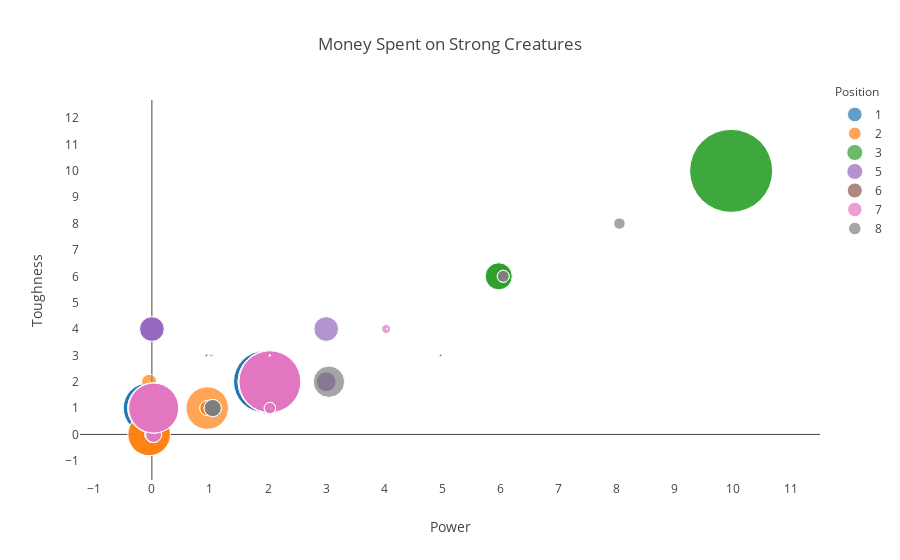

The notebook cell saved with this chart:
### Code cell
import plotly.offline as py_offline
import plotly.plotly as py

import numpy as np

data = [ 
    go.Scatter(  hoverinfo = 'text',\
                    mode='markers',\
                    x=power_decks[x.split('.')[0].split('_long')[0]+'.'+x.split('.')[1]]\
                    +np.ones_like(len(mana_decks[x.split('.')[0].split('_long')[0]+'.'+x.split('.')[1]]))*(i-4)/64,\
                    y=tough_decks[x.split('.')[0].split('_long')[0]+'.'+x.split('.')[1]],\
                    text = price_decks[x.split('.')[0].split('_long')[0]+'.'+x.split('.')[1]]*100,\
                    name = str(i+1),\
                   marker=dict(
                        size=price_decks[x.split('.')[0].split('_long')[0]+'.'+x.split('.')[1]]*100,
                    )
              ) for i,x in enumerate(sorted_decks)\
       ]
    
layout = go.Layout(
    title='Money Spent on Strong Creatures',
    xaxis=dict(
                tick0=0,
           showgrid=False, 
        dtick=1,
        title='Power'
    ),
    yaxis=dict(
           showgrid=False, 
                        tick0=0,
        dtick=1,
        title='Toughness'
    ),
    hovermode='closest',
    hoverdistance=50,

    annotations=[
        dict(
            x=1.05,
            y=1.05,
            align="right",
            valign="top",
            text='Position',
            showarrow=False,
            xref="paper",
            yref="paper",
            xanchor="center",
            yanchor="top"
        )
    ]
)

fig = go.Figure(data=data, layout = layout)

py_offline.iplot(fig)
fig = go.Figure(data=data,layout=layout)
py.iplot(fig)

### Figure 1 — Plotly figure (JSON) as saved in the notebook; plotly's stock layout.template omitted (floating-point values rounded to 4 significant figures; data arrays with more than 128 entries replaced by an {"elided": "..."} marker saying what was removed)
{"data": [{"hoverinfo": "text", "marker": {"size": {"elided": "4700 float values"}}, "mode": "markers", "name": "1", "text": {"elided": "4700 str values"}, "type": "scatter", "uid": "7cbc7f33-6cc1-4356-9ec5-d87688bb275f", "x": [1.938, 0.9375, 0.9375, 1.938, 1.938, 1.938, 0.9375, 0.9375, 0.9375, -0.0625, -0.0625, -0.0625, -0.0625, 0.9375, 0.9375, 0.9375, 0.9375, 1.938, 1.938, 1.938, 1.938, -0.0625, -0.0625, -0.0625, -0.0625, 1.938, 1.938, 1.938, 1.938, 2.938, 2.938, 2.938, 2.938, 0.9375, 0.9375, 0.9375, 0.9375, -0.0625, 1.938, 1.938, 1.938, 0.9375, 0.9375, 0.9375, 0.9375, 1.938, 0.9375], "y": [3, 3, 3, 1, 1, 1, 2, 2, 2, 1, 1, 1, 1, 1, 1, 1, 1, 2, 2, 2, 2, 0, 0, 0, 0, 3, 3, 3, 3, 3, 3, 3, 3, 1, 1, 1, 1, 3, 2, 1, 2, 1, 1, 1, 1, 3, 3]}, {"hoverinfo": "text", "marker": {"size": {"elided": "1900 float values"}}, "mode": "markers", "name": "2", "text": {"elided": "1900 str values"}, "type": "scatter", "uid": "c5f19060-d94d-4b85-912b-b89696967107", "x": [-0.04688, -0.04688, -0.04688, -0.04688, 0.9531, 0.9531, 0.9531, 0.9531, 0.9531, 0.9531, 0.9531, 0.9531, -0.04688, -0.04688, -0.04688, -0.04688, 1.953, 1.953], "y": [0, 0, 0, 0, 1, 1, 1, 1, 1, 1, 1, 1, 2, 2, 2, 2, 2, 2]}, {"hoverinfo": "text", "marker": {"size": {"elided": "900 float values"}}, "mode": "markers", "name": "3", "text": {"elided": "900 str values"}, "type": "scatter", "uid": "30b7b56a-cb9d-4d0f-87e5-8668cd841748", "x": [9.969, 9.969, 5.969, 5.969, 5.969, 5.969, 4.969, 4.969, 4.969], "y": [10, 10, 6, 6, 6, 6, 3, 3, 3]}, {"hoverinfo": "text", "marker": {"size": []}, "mode": "markers", "name": "4", "text": [], "type": "scatter", "uid": "c8c27231-fff6-48e9-8d5e-3efb44ab9648", "x": [], "y": []}, {"hoverinfo": "text", "marker": {"size": {"elided": "1000 float values"}}, "mode": "markers", "name": "5", "text": {"elided": "1000 str values"}, "type": "scatter", "uid": "3babc60b-222b-4e68-9fb7-9e522b1c45af", "x": [0, 0, 0, 0, 3, 3, 3, 3], "y": [4, 4, 4, 4, 4, 2, 2, 2, 2, 4]}, {"hoverinfo": "text", "marker": {"size": {"elided": "4700 float values"}}, "mode": "markers", "name": "6", "text": {"elided": "4700 str values"}, "type": "scatter", "uid": "ad779802-1d7e-4a22-86cd-453fb53a5d37", "x": [2.016, 2.016, 1.016, 1.016, 1.016, 3.016, 3.016, 3.016, 3.016, 0.01562, 0.01562, 0.01562, 0.01562, 2.016, 2.016, 2.016, 2.016, 0.01562, 0.01562, 0.01562, 0.01562, 2.016, 2.016, 2.016, 2.016, 1.016, 1.016, 1.016, 1.016, 2.016, 2.016, 2.016, 2.016, 1.016, 1.016, 1.016, 1.016, 2.016, 2.016, 1.016, 1.016, 1.016, 2.016, 1.016, 1.016, 1.016, 2.016], "y": [3, 3, 2, 2, 2, 3, 3, 3, 3, 1, 1, 1, 1, 2, 2, 2, 2, 0, 0, 0, 0, 1, 1, 1, 1, 1, 1, 1, 1, 3, 3, 3, 3, 1, 1, 1, 1, 1, 2, 1, 1, 1, 3, 3, 3, 3, 3]}, {"hoverinfo": "text", "marker": {"size": {"elided": "4500 float values"}}, "mode": "markers", "name": "7", "text": {"elided": "4500 str values"}, "type": "scatter", "uid": "1a5ce5a3-e038-4100-b9c8-ed1c1cb25883", "x": [4.031, 3.031, 3.031, 3.031, 3.031, 1.031, 1.031, 1.031, 1.031, 1.031, 1.031, 1.031, 1.031, 2.031, 2.031, 2.031, 2.031, 0.03125, 0.03125, 0.03125, 0.03125, 1.031, 1.031, 1.031, 1.031, 2.031, 2.031, 2.031, 2.031, 2.031, 2.031, 2.031, 2.031, 0.03125, 0.03125, 0.03125, 0.03125, 1.031, 1.031, 1.031, 2.031, 2.031, 1.031, 1.031, 1.031], "y": [4, 3, 3, 3, 3, 1, 1, 1, 1, 1, 1, 1, 1, 2, 2, 2, 2, 0, 0, 0, 0, 2, 2, 2, 2, 1, 1, 1, 1, 3, 3, 3, 3, 1, 1, 1, 1, 1, 1, 1, 3, 3, 3, 3, 3]}, {"hoverinfo": "text", "marker": {"size": {"elided": "1300 float values"}}, "mode": "markers", "name": "8", "text": {"elided": "1300 str values"}, "type": "scatter", "uid": "03a92849-49cd-4bcb-abb1-77f7230020f7", "x": [1.047, 1.047, 1.047, 1.047, 6.047, 6.047, 6.047, 6.047, 4.047, 4.047, 8.047, 3.047, 2.047], "y": [1, 1, 1, 1, 6, 6, 6, 6, 4, 4, 8, 2, 1]}], "layout": {"annotations": [{"align": "right", "showarrow": false, "text": "Position", "valign": "top", "x": 1.05, "xanchor": "center", "xref": "paper", "y": 1.05, "yanchor": "top", "yref": "paper"}], "hoverdistance": 50, "hovermode": "closest", "title": {"text": "Money Spent on Strong Creatures"}, "xaxis": {"dtick": 1, "showgrid": false, "tick0": 0, "title": {"text": "Power"}}, "yaxis": {"dtick": 1, "showgrid": false, "tick0": 0, "title": {"text": "Toughness"}}}}
